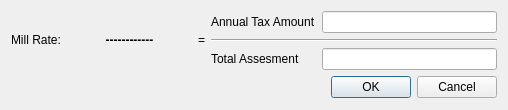
<?xml version="1.0" encoding="UTF-8"?>
<ui version="4.0">
 <class>CalculateMillRateDialog</class>
 <widget class="QDialog" name="CalculateMillRateDialog">
  <property name="geometry">
   <rect>
    <x>0</x>
    <y>0</y>
    <width>444</width>
    <height>110</height>
   </rect>
  </property>
  <property name="windowTitle">
   <string>Dialog</string>
  </property>
  <layout class="QGridLayout" name="gridLayout_2">
   <item row="0" column="0">
    <layout class="QHBoxLayout" name="horizontalLayout">
     <item>
      <widget class="QLabel" name="labelMillRate">
       <property name="text">
        <string>Mill Rate:</string>
       </property>
       <property name="textFormat">
        <enum>Qt::RichText</enum>
       </property>
      </widget>
     </item>
     <item>
      <widget class="QLabel" name="calculatedMillRateLabel">
       <property name="sizePolicy">
        <sizepolicy hsizetype="Fixed" vsizetype="Preferred">
         <horstretch>0</horstretch>
         <verstretch>0</verstretch>
        </sizepolicy>
       </property>
       <property name="minimumSize">
        <size>
         <width>125</width>
         <height>0</height>
        </size>
       </property>
       <property name="font">
        <font>
         <weight>75</weight>
         <bold>true</bold>
        </font>
       </property>
       <property name="text">
        <string>------------</string>
       </property>
       <property name="textFormat">
        <enum>Qt::RichText</enum>
       </property>
       <property name="alignment">
        <set>Qt::AlignCenter</set>
       </property>
      </widget>
     </item>
    </layout>
   </item>
   <item row="0" column="1">
    <widget class="QLabel" name="label">
     <property name="text">
      <string>=</string>
     </property>
     <property name="textFormat">
      <enum>Qt::RichText</enum>
     </property>
     <property name="alignment">
      <set>Qt::AlignCenter</set>
     </property>
    </widget>
   </item>
   <item row="0" column="2">
    <layout class="QGridLayout" name="gridLayout">
     <item row="0" column="0">
      <widget class="QLabel" name="labelAnnualTaxAmount">
       <property name="text">
        <string>Annual Tax Amount</string>
       </property>
       <property name="textFormat">
        <enum>Qt::RichText</enum>
       </property>
      </widget>
     </item>
     <item row="0" column="1">
      <widget class="QLineEdit" name="annualTaxAmountLineEdit">
       <property name="sizePolicy">
        <sizepolicy hsizetype="Fixed" vsizetype="Fixed">
         <horstretch>0</horstretch>
         <verstretch>0</verstretch>
        </sizepolicy>
       </property>
       <property name="minimumSize">
        <size>
         <width>175</width>
         <height>0</height>
        </size>
       </property>
      </widget>
     </item>
     <item row="1" column="0" colspan="2">
      <widget class="Line" name="line">
       <property name="orientation">
        <enum>Qt::Horizontal</enum>
       </property>
      </widget>
     </item>
     <item row="2" column="0">
      <widget class="QLabel" name="labelAssessedValue">
       <property name="text">
        <string>Total Assesment</string>
       </property>
       <property name="textFormat">
        <enum>Qt::RichText</enum>
       </property>
      </widget>
     </item>
     <item row="2" column="1">
      <widget class="QLineEdit" name="assessedValueLineEdit">
       <property name="sizePolicy">
        <sizepolicy hsizetype="Fixed" vsizetype="Fixed">
         <horstretch>0</horstretch>
         <verstretch>0</verstretch>
        </sizepolicy>
       </property>
       <property name="minimumSize">
        <size>
         <width>175</width>
         <height>0</height>
        </size>
       </property>
      </widget>
     </item>
    </layout>
   </item>
   <item row="1" column="1" colspan="2">
    <widget class="QDialogButtonBox" name="buttonBox">
     <property name="orientation">
      <enum>Qt::Horizontal</enum>
     </property>
     <property name="standardButtons">
      <set>QDialogButtonBox::Cancel|QDialogButtonBox::Ok</set>
     </property>
    </widget>
   </item>
  </layout>
 </widget>
 <resources/>
 <connections>
  <connection>
   <sender>buttonBox</sender>
   <signal>accepted()</signal>
   <receiver>CalculateMillRateDialog</receiver>
   <slot>accept()</slot>
   <hints>
    <hint type="sourcelabel">
     <x>248</x>
     <y>254</y>
    </hint>
    <hint type="destinationlabel">
     <x>157</x>
     <y>274</y>
    </hint>
   </hints>
  </connection>
  <connection>
   <sender>buttonBox</sender>
   <signal>rejected()</signal>
   <receiver>CalculateMillRateDialog</receiver>
   <slot>reject()</slot>
   <hints>
    <hint type="sourcelabel">
     <x>316</x>
     <y>260</y>
    </hint>
    <hint type="destinationlabel">
     <x>286</x>
     <y>274</y>
    </hint>
   </hints>
  </connection>
 </connections>
</ui>
